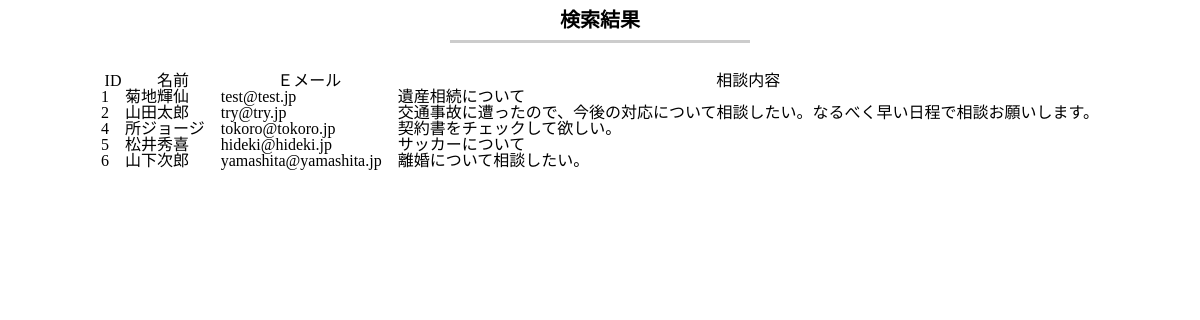
Screenshot of /search.php with the database file from the repository.
### tables this page shows
CREATE TABLE `soudan_table` (
  `id` int(12) NOT NULL,
  `name` varchar(64) NOT NULL,
  `email` varchar(128) NOT NULL,
  `naiyou` text NOT NULL,
  `indate` datetime NOT NULL
);

### search.php (the view, shortened to what this page needs)
<?php
try {
    $pdo = new PDO('mysql:dbname=soudan_db;charset=utf8;host=localhost:3307','root','root');
    $stmt = $pdo->prepare(" SELECT * FROM soudan_table WHERE name LIKE '%" . $_POST["search_name"] . "%' ");
    $stmt->execute();
    } catch (PDOException $e) {
        exit('DBConnectError:'.$e->getMessage());
    }
?>
<!DOCTYPE html>
<html lang='ja'>
<head>
<link rel='stylesheet' href='css/reset.css'>
<link rel='stylesheet' href='css/style.css'>
</head>
<body>
<div class='contents'>
    <h1 class='title'>検索結果</h1>
</div>
    <body>
        <table style="margin: 0 auto">
            <tr><th>ID</th><th>名前</th><th>Ｅメール</th><th>相談内容</th></tr>
            <?php foreach ($stmt as $row): ?>
            <tr>
                <td><?php echo $row[0]?>　</td>
                <td><?php echo $row[1]?>　</td>
                <td><?php echo $row[2]?>　</td>
                <td><?php echo $row[3]?></td>
            </tr>
                <?php endforeach; ?>
        </table>
    </body>
</html>

### css/style.css (style rules this page uses)
.contents { padding: 10px 0; margin: 0 auto 10px; }
.title { text-align: center; font-size: 20px; border-bottom: 3px solid #ccc; font-weight: bold; padding-bottom: 10px; width: 300px; margin: 0 auto 10px; }

### rows the page displays
soudan_table: id "1", name "菊地輝仙", email "test@test.jp", naiyou "遺産相続について"
soudan_table: id "2", name "山田太郎", email "try@try.jp", naiyou "交通事故に遭ったので、今後の対応について相談したい。なるべく早い日程で相談お願いします。"
soudan_table: id "4", name "所ジョージ", email "tokoro@tokoro.jp", naiyou "契約書をチェックして欲しい。"
soudan_table: id "5", name "松井秀喜", email "hideki@hideki.jp", naiyou "サッカーについて"
soudan_table: id "6", name "山下次郎", email "yamashita@yamashita.jp", naiyou "離婚について相談したい。"
